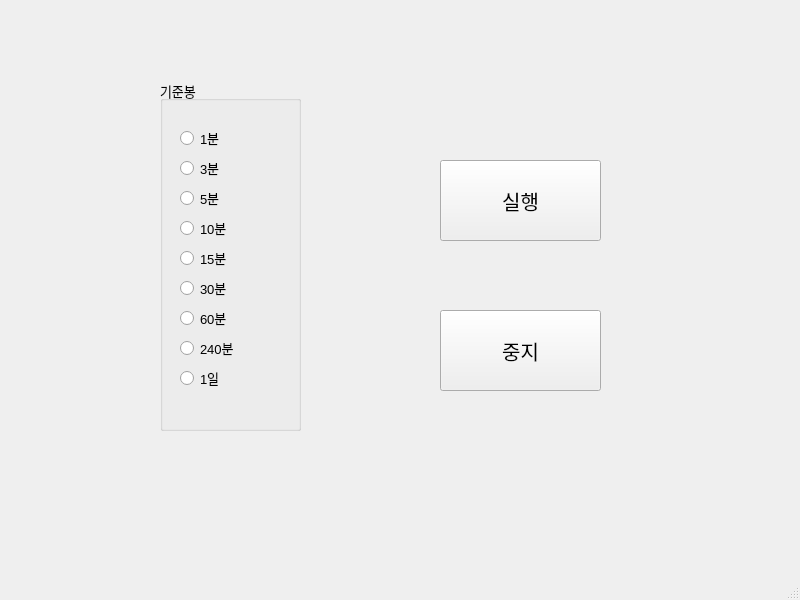
<?xml version="1.0" encoding="UTF-8"?>
<ui version="4.0">
 <class>MainWindow</class>
 <widget class="QMainWindow" name="MainWindow">
  <property name="geometry">
   <rect>
    <x>0</x>
    <y>0</y>
    <width>800</width>
    <height>600</height>
   </rect>
  </property>
  <property name="windowTitle">
   <string>MainWindow</string>
  </property>
  <property name="windowIcon">
   <iconset>
    <normaloff>icon.ico</normaloff>icon.ico</iconset>
  </property>
  <widget class="QWidget" name="centralwidget">
   <widget class="QPushButton" name="pushButtonStart">
    <property name="geometry">
     <rect>
      <x>440</x>
      <y>160</y>
      <width>161</width>
      <height>81</height>
     </rect>
    </property>
    <property name="font">
     <font>
      <pointsize>15</pointsize>
     </font>
    </property>
    <property name="text">
     <string>실행</string>
    </property>
   </widget>
   <widget class="QPushButton" name="pushButtonStop">
    <property name="geometry">
     <rect>
      <x>440</x>
      <y>310</y>
      <width>161</width>
      <height>81</height>
     </rect>
    </property>
    <property name="font">
     <font>
      <pointsize>15</pointsize>
     </font>
    </property>
    <property name="text">
     <string>중지</string>
    </property>
   </widget>
   <widget class="QGroupBox" name="groupBox">
    <property name="geometry">
     <rect>
      <x>160</x>
      <y>80</y>
      <width>141</width>
      <height>351</height>
     </rect>
    </property>
    <property name="font">
     <font>
      <pointsize>10</pointsize>
     </font>
    </property>
    <property name="title">
     <string>기준봉</string>
    </property>
    <widget class="QRadioButton" name="radioButton1">
     <property name="geometry">
      <rect>
       <x>20</x>
       <y>50</y>
       <width>94</width>
       <height>16</height>
      </rect>
     </property>
     <property name="font">
      <font>
       <pointsize>10</pointsize>
      </font>
     </property>
     <property name="text">
      <string>1분</string>
     </property>
    </widget>
    <widget class="QRadioButton" name="radioButton3">
     <property name="geometry">
      <rect>
       <x>20</x>
       <y>80</y>
       <width>94</width>
       <height>16</height>
      </rect>
     </property>
     <property name="font">
      <font>
       <pointsize>10</pointsize>
      </font>
     </property>
     <property name="text">
      <string>3분</string>
     </property>
    </widget>
    <widget class="QRadioButton" name="radioButton5">
     <property name="geometry">
      <rect>
       <x>20</x>
       <y>110</y>
       <width>94</width>
       <height>16</height>
      </rect>
     </property>
     <property name="font">
      <font>
       <pointsize>10</pointsize>
      </font>
     </property>
     <property name="text">
      <string>5분</string>
     </property>
    </widget>
    <widget class="QRadioButton" name="radioButton10">
     <property name="geometry">
      <rect>
       <x>20</x>
       <y>140</y>
       <width>94</width>
       <height>16</height>
      </rect>
     </property>
     <property name="font">
      <font>
       <pointsize>10</pointsize>
      </font>
     </property>
     <property name="text">
      <string>10분</string>
     </property>
    </widget>
    <widget class="QRadioButton" name="radioButton15">
     <property name="geometry">
      <rect>
       <x>20</x>
       <y>170</y>
       <width>94</width>
       <height>16</height>
      </rect>
     </property>
     <property name="font">
      <font>
       <pointsize>10</pointsize>
      </font>
     </property>
     <property name="text">
      <string>15분</string>
     </property>
    </widget>
    <widget class="QRadioButton" name="radioButton30">
     <property name="geometry">
      <rect>
       <x>20</x>
       <y>200</y>
       <width>94</width>
       <height>16</height>
      </rect>
     </property>
     <property name="font">
      <font>
       <pointsize>10</pointsize>
      </font>
     </property>
     <property name="text">
      <string>30분</string>
     </property>
    </widget>
    <widget class="QRadioButton" name="radioButton60">
     <property name="geometry">
      <rect>
       <x>20</x>
       <y>230</y>
       <width>94</width>
       <height>16</height>
      </rect>
     </property>
     <property name="font">
      <font>
       <pointsize>10</pointsize>
      </font>
     </property>
     <property name="text">
      <string>60분</string>
     </property>
    </widget>
    <widget class="QRadioButton" name="radioButton240">
     <property name="geometry">
      <rect>
       <x>20</x>
       <y>260</y>
       <width>94</width>
       <height>16</height>
      </rect>
     </property>
     <property name="font">
      <font>
       <pointsize>10</pointsize>
      </font>
     </property>
     <property name="text">
      <string>240분</string>
     </property>
    </widget>
    <widget class="QRadioButton" name="radioButtonDay">
     <property name="geometry">
      <rect>
       <x>20</x>
       <y>290</y>
       <width>94</width>
       <height>16</height>
      </rect>
     </property>
     <property name="font">
      <font>
       <pointsize>10</pointsize>
      </font>
     </property>
     <property name="text">
      <string>1일</string>
     </property>
    </widget>
   </widget>
  </widget>
  <widget class="QMenuBar" name="menubar">
   <property name="geometry">
    <rect>
     <x>0</x>
     <y>0</y>
     <width>800</width>
     <height>21</height>
    </rect>
   </property>
  </widget>
  <widget class="QStatusBar" name="statusbar"/>
 </widget>
 <resources/>
 <connections/>
</ui>
